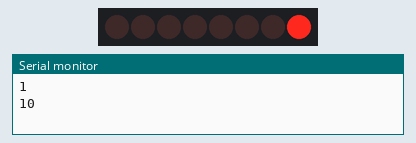
Simulated run of this sketch. Board: Arduino Uno, built with avr-gcc and run on an emulated ATmega328P. Shown: 8 shift-register outputs drawn as a row of LEDs (first output left, lit = HIGH), the last lines printed to the serial monitor. Wiring (inferred from the names in the program): shift register (74HC595): data pin 12; shift clock pin 9; latch pin 11. Wiring (inferred from the signals the program sends): row of LEDs: on Q0, Q1, Q2, Q3, Q4, Q5, Q6, Q7.

Above: at 0.15 s.
At 5.16 s:
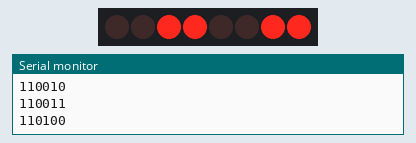
At 10.09 s:
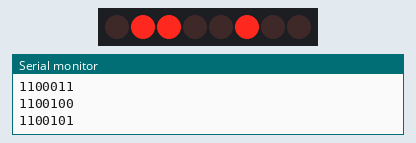
At 20.04 s:
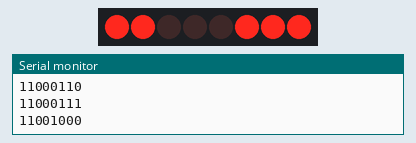
At 29.98 s:
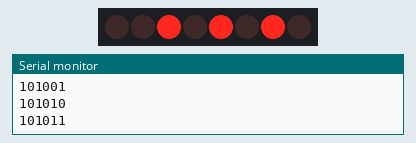
At 39.94 s:
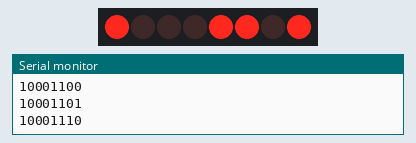
Timing chart, 0 to 40.0 s (numbered marks = the images above):
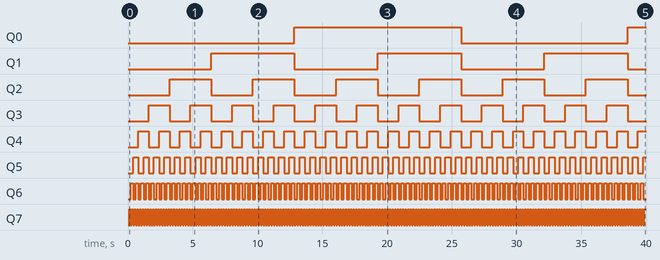

The sketch:

2-BinaryCounter.ino
```cpp
int latchPin = 11;
int clockPin = 9;
int dataPin = 12;

byte LEDs = 0;

void setup()
{
  Serial.begin(9600);
  pinMode(latchPin, OUTPUT);
  pinMode(dataPin, OUTPUT);
  pinMode(clockPin, OUTPUT);
}

void loop()
{
  digitalWrite(latchPin, LOW);
  shiftOut(dataPin, clockPin, LSBFIRST, LEDs);
  digitalWrite(latchPin, HIGH);

  LEDs++;
  Serial.println(LEDs, BIN);

  delay(100);
}
```

Measured:
- by itself, Q0: LOW → HIGH at 12.9 s, → LOW 12.9 s later, → HIGH 12.9 s later
- by itself, Q1: alternates HIGH for 6.4 s and LOW for 6.4 s
- by itself, Q2: alternates HIGH for 3.2 s and LOW for 3.2 s
- by itself, Q3: alternates HIGH for 1.6 s and LOW for 1.6 s
- by itself, Q4: alternates HIGH for 0.80 s and LOW for 0.80 s
- by itself, Q5: alternates HIGH for 0.40 s and LOW for 0.40 s
- by itself, Q6: alternates HIGH for 0.20 s and LOW for 0.20 s
- by itself, Q7: alternates HIGH for 0.10 s and LOW for 0.10 s
